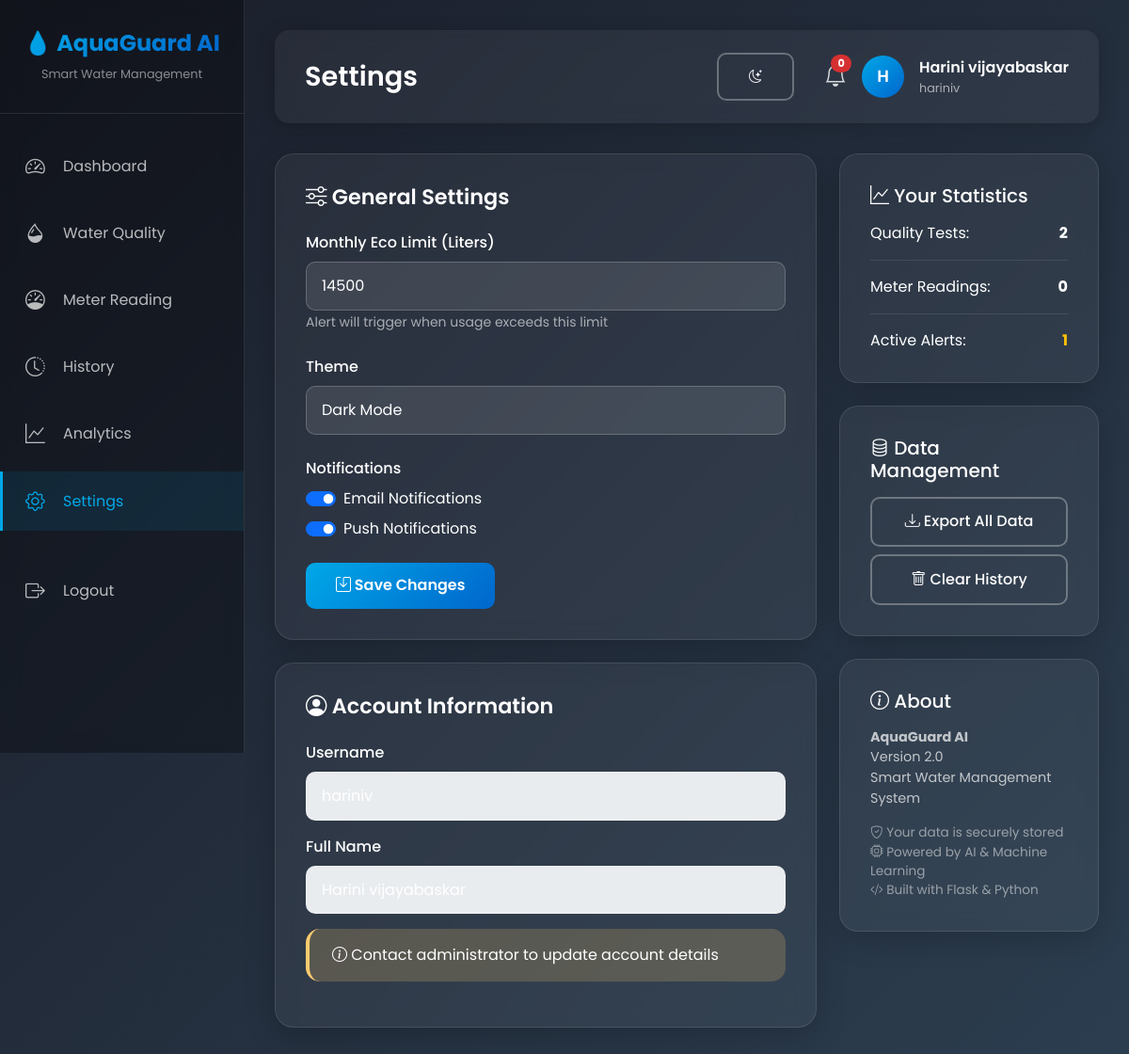
The page /settings (signed in) on the database its author committed.
### tables this page shows
CREATE TABLE settings (
            id INTEGER PRIMARY KEY AUTOINCREMENT,
            user_id INTEGER UNIQUE,
            eco_limit INTEGER DEFAULT 14500,
            alert_email BOOLEAN DEFAULT 1,
            alert_push BOOLEAN DEFAULT 1,
            language TEXT DEFAULT 'en',
            theme TEXT DEFAULT 'dark',
            FOREIGN KEY (user_id) REFERENCES users(id)
        );

### backend/app_enhanced.py (the view)
@app.route('/settings')
def settings_page():
    if 'user_id' not in session:
        return redirect(url_for('login'))
    conn = get_db()
    cursor = conn.cursor()
    cursor.execute('SELECT * FROM settings WHERE user_id = ?', (session['user_id'],))
    result = cursor.fetchone()
    settings = dict(result) if result else None
    conn.close()
    stats = get_user_statistics(session['user_id'])
    return render_template('settings.html', user=session, settings=settings, stats=stats)

### backend/database.py (called while the page is built)
def get_db():
    conn = sqlite3.connect(DATABASE_PATH)
    conn.row_factory = sqlite3.Row
    return conn

### templates/settings.html (shortened to what this page needs)
{% extends "base.html" %}
{% block page_title %}Settings{% endblock %}
{% block content %}
<div class="row">
    <div class="col-lg-8">
        <div class="glass-card mb-4">
            <div class="card-header-custom">
                <h3><i class="bi bi-sliders"></i> General Settings</h3>
            </div>
            <form id="settingsForm">
                <div class="mb-4">
                    <label class="form-label">Monthly Eco Limit (Liters)</label>
                    <input type="number" class="form-control" id="eco_limit" value="{{ settings.eco_limit if settings else 14500 }}">
                    <small style="color: rgba(255,255,255,0.6);">Alert will trigger when usage exceeds this limit</small>
                </div>
                <div class="mb-4">
                    <label class="form-label">Theme</label>
                    <select class="form-select" id="theme">
                        <option value="dark" {% if settings and settings.theme == 'dark' %}selected{% endif %}>Dark Mode</option>
                    </select>
                </div>
                <div class="mb-4">
                    <label class="form-label">Notifications</label>
                    <div class="form-check form-switch mb-2">
                        <input class="form-check-input" type="checkbox" id="alert_email" {% if settings and settings.alert_email %}checked{% endif %}>
                        <label class="form-check-label" for="alert_email">
                            Email Notifications
                        </label>
                    </div>
                    <div class="form-check form-switch">
                        <input class="form-check-input" type="checkbox" id="alert_push" {% if settings and settings.alert_push %}checked{% endif %}>
                        <label class="form-check-label" for="alert_push">
                            Push Notifications
                        </label>
                    </div>
                </div>
                <button type="submit" class="btn btn-gradient">
                    <i class="bi bi-save"></i> Save Changes
                </button>
            </form>
        </div>
        <div class="glass-card">
            <div class="card-header-custom">
                <h3><i class="bi bi-person-circle"></i> Account Information</h3>
            </div>
            <div class="mb-3">
                <label class="form-label">Username</label>
                <input type="text" class="form-control" value="{{ user.username }}" disabled>
            </div>
            <div class="mb-3">
                <label class="form-label">Full Name</label>
                <input type="text" class="form-control" value="{{ user.full_name }}" disabled>
            </div>
            <div class="alert-custom alert-warning">
                <i class="bi bi-info-circle"></i> Contact administrator to update account details
            </div>
        </div>
    </div>
    <div class="col-lg-4">
        <div class="glass-card mb-4">
            <h5 class="mb-3"><i class="bi bi-graph-up"></i> Your Statistics</h5>
            <div class="d-flex justify-content-between mb-3 pb-3" style="border-bottom: 1px solid rgba(255,255,255,0.1);">
                <span>Quality Tests:</span>
                <strong>{{ stats.quality.total or 0 }}</strong>
            </div>
            <div class="d-flex justify-content-between mb-3 pb-3" style="border-bottom: 1px solid rgba(255,255,255,0.1);">
                <span>Meter Readings:</span>
                <strong>{{ stats.meter.total_readings or 0 }}</strong>
            </div>
            <div class="d-flex justify-content-between">
                <span>Active Alerts:</span>
                <strong class="text-warning">{{ stats.alerts.unread_alerts or 0 }}</strong>
            </div>
        </div>
        <div class="glass-card mb-4">
            <h5 class="mb-3"><i class="bi bi-database"></i> Data Management</h5>
            <a href="/api/export_report?type=csv" class="btn btn-outline-light w-100 mb-2">
                <i class="bi bi-download"></i> Export All Data
            </a>
            <button class="btn btn-outline-light w-100" onclick="clearHistory()">
                <i class="bi bi-trash"></i> Clear History
            </button>
        </div>
        <div class="glass-card">
            <h5 class="mb-3"><i class="bi bi-info-circle"></i> About</h5>
            <p style="color: rgba(255,255,255,0.7); font-size: 0.9rem;">
                <strong>AquaGuard AI</strong><br>
                Version 2.0<br>
                Smart Water Management System
            </p>
            <div class="mt-3" style="font-size: 0.85rem; color: rgba(255,255,255,0.5);">
                <i class="bi bi-shield-check"></i> Your data is securely stored<br>
                <i class="bi bi-cpu"></i> Powered by AI & Machine Learning<br>
                <i class="bi bi-code-slash"></i> Built with Flask & Python
            </div>
        </div>
    </div>
</div>
{% endblock %}

### templates/base.html (style rules this page uses)
:root { --primary-color: #0066cc; --secondary-color: #00a8e8; --success-color: #00b894; --warning-color: #fdcb6e; --danger-color: #d63031; --dark-bg: #1a1d29; --card-bg: rgba(255, 255, 255, 0.05); --sidebar-width: 260px; }
* { margin: 0; padding: 0; box-sizing: border-box; }
body { font-family: 'Poppins', sans-serif; background: linear-gradient(135deg, #1a1d29 0%, #2c3e50 100%); color: #fff; min-height: 100vh; transition: background 0.3s ease, color 0.3s ease; }
.glass-card { background: rgba(255, 255, 255, 0.05); backdrop-filter: blur(10px); border: 1px solid rgba(255, 255, 255, 0.1); border-radius: 20px; padding: 2rem; box-shadow: 0 8px 32px rgba(0, 0, 0, 0.2); margin-bottom: 2rem; transition: transform 0.3s ease; }
.card-header-custom { display: flex; justify-content: space-between; align-items: center; margin-bottom: 1.5rem; }
.card-header-custom h3 { font-size: 1.4rem; font-weight: 600; margin: 0; }
.btn-gradient { background: linear-gradient(135deg, #00a8e8, #0066cc); border: none; color: white; padding: 0.8rem 2rem; border-radius: 10px; font-weight: 600; transition: all 0.3s; }
.btn-outline-light { border: 2px solid rgba(255, 255, 255, 0.3); color: white; padding: 0.8rem 2rem; border-radius: 10px; font-weight: 500; transition: all 0.3s; }
.form-control, .form-select { background: rgba(255, 255, 255, 0.1); border: 1px solid rgba(255, 255, 255, 0.2); color: white; padding: 0.8rem 1rem; border-radius: 10px; }
.form-control::placeholder { color: rgba(255, 255, 255, 0.5); }
.form-label { font-weight: 500; margin-bottom: 0.5rem; }
.alert-custom { border-radius: 15px; padding: 1rem 1.5rem; border: none; margin-bottom: 1rem; }
.alert-custom.alert-warning { background: rgba(253, 203, 110, 0.2); border-left: 4px solid #fdcb6e; }

### rows shown on the page
settings: eco_limit "14500", theme "Dark Mode", alert_email "☑", alert_push "☑"

### other values the page prints
{{ user.full_name[0] if user else 'U' }} "H"
{{ user.full_name if user else 'User' }} "Harini vijayabaskar"
{{ user.username if user else '' }} "hariniv"
{{ stats.quality.total or 0 }} "2"
{{ stats.meter.total_readings or 0 }} "0"
{{ stats.alerts.unread_alerts or 0 }} "1"
